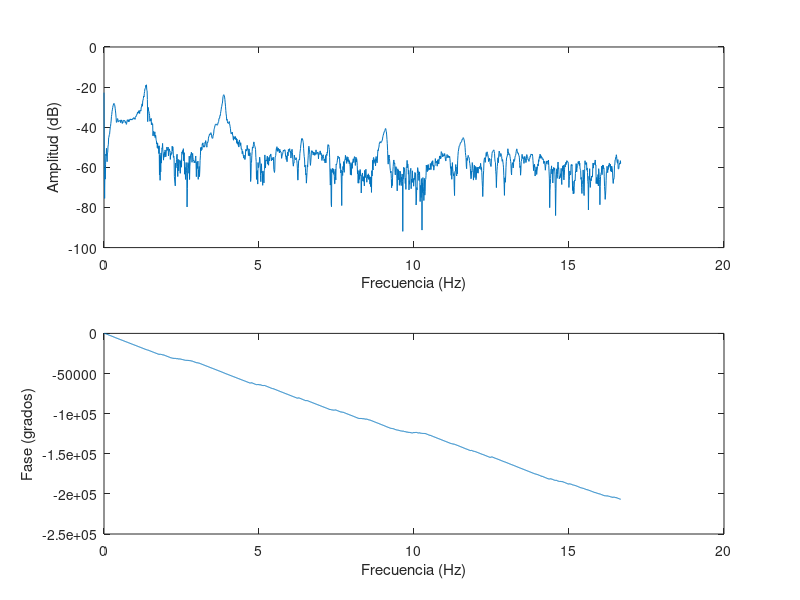

Reproduce this figure in MATLAB. (Note: this script raises an error after producing the figure.)
clc 
clearvars
close all

%Especificar datos
Ts=0.03;             %Periodo de muestreo (el que establezco en matlab)
Fs=1/Ts;             %Frecuencia de muestreo/cambiarla dependiendo de la
                     %prueba a correr

%Importar datos
load('Datos/Prueba8.mat')

% datos=str2double(X1);%Cambiar este valor por el sensor que se requiera
datos = Acelerometro.signals.values;%Usar esto para cuando se tomen datos del acelerometro

% Preprocesamiento de datos
datos_filt = medfilt1(datos, 5);

% Estimación de la respuesta en frecuencia
frf = fft(datos_filt)/length(datos_filt);

% Visualización de la respuesta en frecuencia
f = linspace(0, Fs/2, length(datos_filt)/2+1);
figure;
subplot(2,1,1);
plot(f, 20*log10(abs(frf(1:length(f)))));
ylabel('Amplitud (dB)');
xlabel('Frecuencia (Hz)');
subplot(2,1,2);
plot(f, unwrap(angle(frf(1:length(f))))*180/pi);
ylabel('Fase (grados)');
xlabel('Frecuencia (Hz)');


% Encontrar los picos de la respuesta en frecuencia
[pks,locs] = findpeaks(abs(frf(1:length(f))),f);

% Visualizar los picos en la curva de amplitud de la FRF
figure;
plot(f, 20*log10(abs(frf(1:length(f)))));
hold on;
plot(locs, 20*log10(pks), 'ro');
hold off;
ylabel('Amplitud (dB)');
xlabel('Frecuencia (Hz)');


